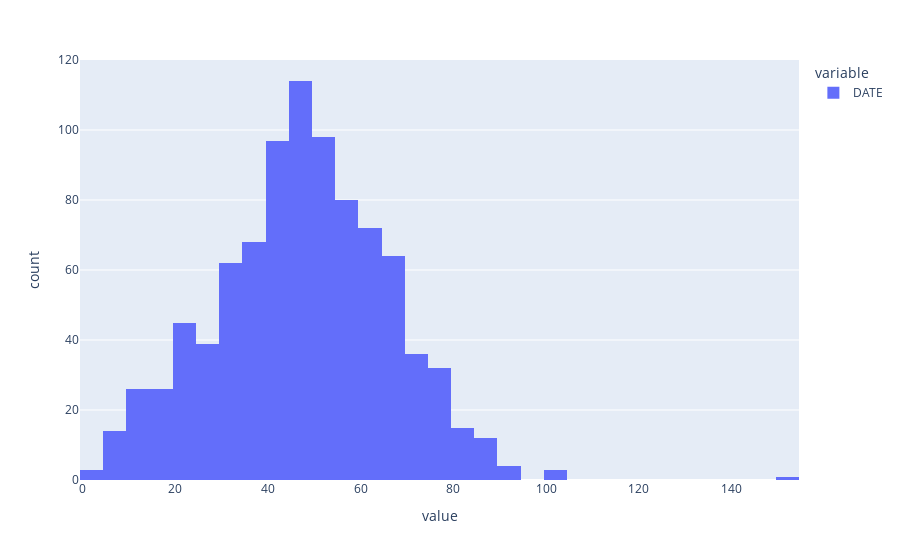

Source (notebook cell):
### Markdown cell above
A primera vista, los registros de esta fecha parecen normales, es por esto que no se modificará la cantidad de estos, debido a que es informaión valiosa la que contiene en cada una de las variables (columnas).

### Code cell
px.histogram(sin_per_day)

### Figure 1 — Plotly figure (JSON) as saved in the notebook; plotly's stock layout.template omitted (floating-point values rounded to 4 significant figures; data arrays with more than 128 entries replaced by an {"elided": "..."} marker saying what was removed)
{"data": [{"alignmentgroup": "True", "bingroup": "x", "hovertemplate": "variable=DATE<br>value=%{x}<br>count=%{y}<extra></extra>", "legendgroup": "DATE", "marker": {"color": "#636efa"}, "name": "DATE", "offsetgroup": "DATE", "orientation": "v", "showlegend": true, "type": "histogram", "x": {"elided": "911 int values"}, "xaxis": "x", "yaxis": "y"}], "layout": {"barmode": "relative", "legend": {"title": {"text": "variable"}, "tracegroupgap": 0}, "margin": {"t": 60}, "xaxis": {"anchor": "y", "domain": [0, 1], "title": {"text": "value"}}, "yaxis": {"anchor": "x", "domain": [0, 1], "title": {"text": "count"}}}}
